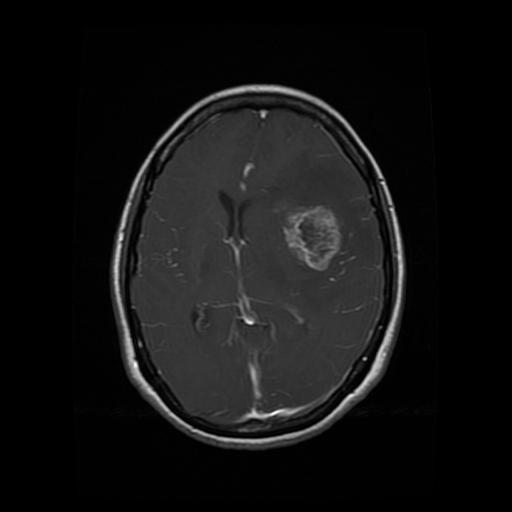
#> input picture dataset/Trainingbrain/glioma/Tr-gl_0316.jpg, 512 x 512 px; its folder holds only this picture in this run
$ jupyter execute --allow-errors brain_mri_preprocessing_pipeline_aug.ipynb   (shell and % lines are left out)
#> lines starting #> are read from the running program, lines starting #| are printed output that depends on the picture; after the words box and inside, x2 and y2 are one past the last pixel; in counts of white or black regions, pixels touching at a corner belong together
#> in process_split, img_bgr is the input picture: shape (512, 512, 3); min 0, max 255, mean 19
# Brain Tumor MRI Classification — Augmentation-Based Training Pipeline

**Objective:**
Train and evaluate a multi-class CNN for brain tumor classification using **data augmentation applied only to the training set**, and analyze its impact on generalization, robustness, and interpretability using Grad-CAM.

**Pipeline scope:**
- Input: Cropped MRI images produced by the preprocessing pipeline
- Model: ResNet-50 with full fine-tuning
- Training strategy: Augmentation on training data only, clean validation and test sets
- Evaluation: Accuracy, class-wise metrics, confusion matrix, inference time
- Interpretability: Grad-CAM and Guided Grad-CAM on the best validation model

[cell 1]

import os
from pathlib import Path

import numpy as np
import cv2
import imutils
import matplotlib.pyplot as plt
from tqdm import tqdm

## Dataset Paths and Preprocessing Configuration

This block defines all dataset paths and preprocessing parameters used throughout the project.
Separate root directories are specified for training and testing data to ensure a clean and reproducible data split.

The cropped output directories are defined explicitly, reflecting the decision to **store preprocessed images separately** rather than modifying the original dataset.
This allows the preprocessing step to be fully traceable and repeatable without data leakage.

Several key preprocessing parameters are configured here:
- `IMG_SIZE` defines the target spatial resolution for downstream processing and model input consistency.
- `THRESH_VAL` controls the threshold used to identify and remove empty or black regions in MRI images.
- `ADD_PIXELS` allows optional padding around detected regions, enabling fine control over cropping behavior.

By centralizing these parameters, the preprocessing pipeline can be easily adjusted, audited, and reused across both the augmentation and non-augmentation workflows.
This explicit configuration reflects a deliberate design choice rather than reliance on hard-coded defaults.

[cell 2]
# Change these if folders differ
TRAIN_ROOT = Path("/Users/shammi/Documents/Projects/BrainTumorProject/dataset/Trainingbrain")
TEST_ROOT  = Path("/Users/shammi/Documents/Projects/BrainTumorProject/dataset/Testingbrain")

OUT_TRAIN = Path("/Users/shammi/Documents/Projects/BrainTumorProject/dataset/cropped/Training")
OUT_TEST  = Path("/Users/shammi/Documents/Projects/BrainTumorProject/dataset/cropped/Testing")

IMG_SIZE = 256
THRESH_VAL = 45
ADD_PIXELS = 0

print("Train root:", TRAIN_ROOT)
print("Test root :", TEST_ROOT)
print("Out train :", OUT_TRAIN)
print("Out test  :", OUT_TEST)

## Class Discovery and Dataset Structure Validation

This utility function is used to automatically discover class labels based on the directory structure of the dataset.
Rather than hard-coding class names, the function dynamically lists valid subfolders, ensuring flexibility if classes are added or removed.

Hidden directories are explicitly excluded to avoid unintended artifacts from system files.
By applying the same logic to both training and testing directories, this step also serves as a **sanity check** to confirm consistent class structures across splits.

This approach improves robustness and reproducibility, and avoids manual label mismatches that could otherwise lead to silent training or evaluation errors.

[cell 3]
def list_classes(root_dir: Path):
    return sorted([p.name for p in root_dir.iterdir() if p.is_dir() and not p.name.startswith(".")])

train_classes = list_classes(TRAIN_ROOT)
#> (the rest of this cell did not finish here and is left out)

## Core Cropping Logic: Removal of Non-Informative Regions

This function implements the central preprocessing contribution of this project:
the **automatic removal of empty and non-informative regions** from brain MRI images.

The cropping strategy is based on detecting the **largest connected contour** in the image, which typically corresponds to the brain region, while excluding surrounding black background areas that do not contribute meaningful information to learning.

The process consists of:
- Converting the image to grayscale and applying Gaussian blur to reduce noise.
- Thresholding and morphological operations to isolate foreground regions.
- Identifying the largest contour by area as a proxy for the relevant anatomical structure.
- Cropping the image using extreme contour points (left, right, top, bottom) to form a tight region of interest.

A configurable padding parameter (`add_pixels`) allows controlled expansion of the cropped region if needed, while fallback logic ensures robustness in cases where no contour is detected.

This cropping step is intentionally performed **before resizing and augmentation**, ensuring that the model is trained on spatially meaningful content rather than background artifacts.
By explicitly removing blank regions, the network is encouraged to learn features from relevant anatomical structures, improving both training stability and interpretability.

[cell 4]
def crop_img(bgr_img: np.ndarray, thresh_val: int = 45, add_pixels: int = 0) -> np.ndarray:

#> called with thresh_val = 45, add_pixels = 0
    if bgr_img is None:
        return None

    gray = cv2.cvtColor(bgr_img, cv2.COLOR_BGR2GRAY)
    gray = cv2.GaussianBlur(gray, (3, 3), 0)

    mask = cv2.threshold(gray, thresh_val, 255, cv2.THRESH_BINARY)[1]
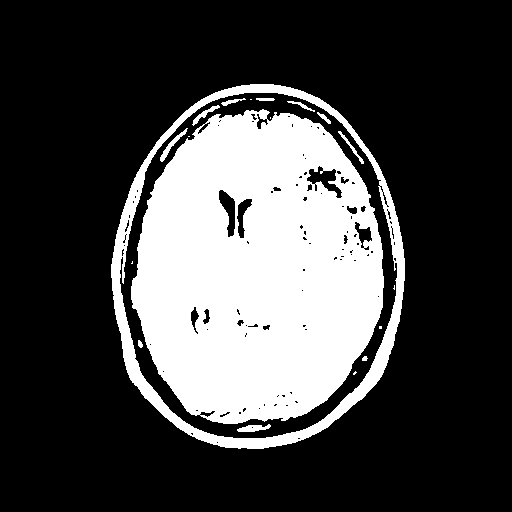
#> mask: shape (512, 512); 26.9% white; 19 white regions (7 under 20 px), largest, box (x1, y1, x2, y2) and area: (131, 109, 384, 424) 60040, (111, 84, 405, 449) 9553, (160, 128, 188, 162) 176
    mask = cv2.erode(mask, None, iterations=2)
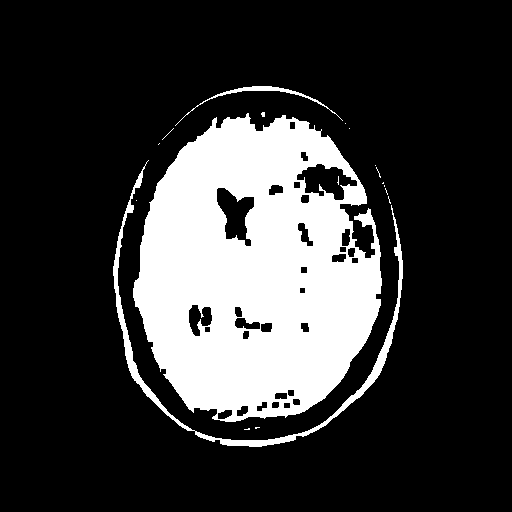
#> mask: shape (512, 512); 22% white; 18 white regions (15 under 20 px), largest, box (x1, y1, x2, y2) and area: (133, 113, 382, 422) 53637, (113, 160, 403, 447) 3354, (175, 86, 343, 126) 467
    mask = cv2.dilate(mask, None, iterations=2)
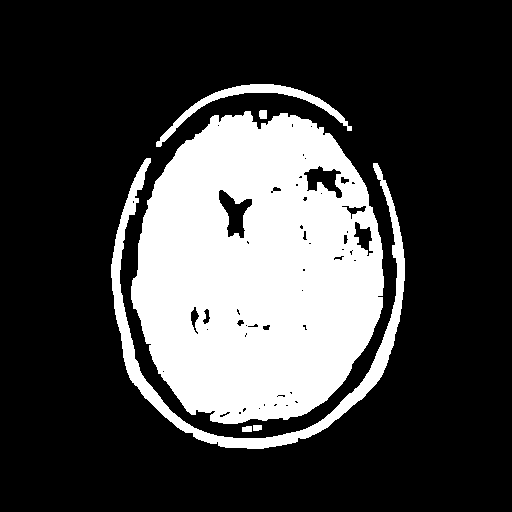
#> mask: shape (512, 512); 26% white; 6 white regions

    cnts = cv2.findContours(mask.copy(), cv2.RETR_EXTERNAL, cv2.CHAIN_APPROX_SIMPLE)
#> cnts = 6 contours; box (x1, y1, x2, y2) and area: (131, 111, 384, 424) 61144, (111, 158, 405, 449) 6390, (156, 84, 352, 147) 1420, (259, 110, 267, 119) 54, (242, 426, 252, 432) 42, (253, 425, 262, 431) 38
    cnts = imutils.grab_contours(cnts)
    if not cnts:
        return bgr_img  # fallback

    c = max(cnts, key=cv2.contourArea)
#> c = contour of 429 points, box (x1, y1, x2, y2) (131, 111, 384, 424), area 61144

    ext_left  = tuple(c[c[:, :, 0].argmin()][0])
#> ext_left = (131, 286)
    ext_right = tuple(c[c[:, :, 0].argmax()][0])
#> ext_right = (383, 287)
    ext_top   = tuple(c[c[:, :, 1].argmin()][0])
#> ext_top = (245, 111)
    ext_bot   = tuple(c[c[:, :, 1].argmax()][0])
#> ext_bot = (223, 423)

    x0 = max(ext_left[0]  - add_pixels, 0)
#> x0 = 131
    x1 = min(ext_right[0] + add_pixels, bgr_img.shape[1])
#> x1 = 383
    y0 = max(ext_top[1]   - add_pixels, 0)
#> y0 = 111
    y1 = min(ext_bot[1]   + add_pixels, bgr_img.shape[0])
#> y1 = 423

    cropped = bgr_img[y0:y1, x0:x1].copy()
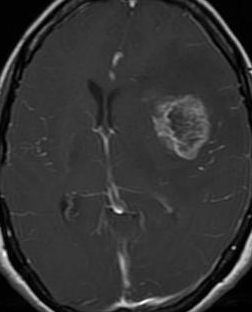
#> cropped: shape (312, 252, 3); min 0, max 255, mean 51.6
    return cropped if cropped.size else bgr_img

## Preprocessing Verification: Single-Image Cropping Demonstration

Before applying the cropping procedure to the full dataset, a single MRI image is processed as a demonstration and sanity check.
This step verifies that the cropping logic behaves as intended on a representative sample before large-scale preprocessing is performed.

The image is explicitly loaded and resized to a fixed resolution to standardize the input format.
The cropping function is then applied using the configured threshold and padding parameters, and the resulting shape is compared to the original image.

By printing the original and cropped dimensions, this block provides a transparent and reproducible check that the preprocessing step removes non-informative regions while preserving the relevant anatomical content.
This validation step helps prevent silent preprocessing errors from propagating into downstream training pipelines.

[cell 5]
demo_path = TRAIN_ROOT / "meningioma" / "Tr-me_0016.jpg"
img = cv2.imread(str(demo_path))

#> (the rest of this cell did not finish here and is left out)

## Visual Validation of Cropping Logic: Contours and Extreme Points

This block provides a visual explanation of how the cropping strategy operates internally.
Instead of treating the cropping function as a black box, intermediate steps are explicitly visualized to confirm correct behavior.

First, the largest foreground contour extracted from the thresholded mask is overlaid on the original MRI image.
Next, the extreme points of this contour (left, right, top, bottom) are highlighted to show how the bounding region of interest is determined.
Finally, the resulting cropped image is displayed, illustrating the effect of removing non-informative background regions.

This step serves as a qualitative sanity check, ensuring that the cropping logic consistently captures the relevant anatomical area before it is applied to the full dataset.
By visualizing each intermediate stage, this block increases transparency, debuggability, and confidence in the preprocessing pipeline.

[cell 6]
def demo_contour_and_points(bgr_img: np.ndarray, thresh_val=45):
    gray = cv2.cvtColor(bgr_img, cv2.COLOR_BGR2GRAY)
    gray = cv2.GaussianBlur(gray, (5, 5), 0)

    mask = cv2.threshold(gray, thresh_val, 255, cv2.THRESH_BINARY)[1]
    mask = cv2.erode(mask, None, iterations=2)
    mask = cv2.dilate(mask, None, iterations=2)

    cnts = cv2.findContours(mask.copy(), cv2.RETR_EXTERNAL, cv2.CHAIN_APPROX_SIMPLE)
    cnts = imutils.grab_contours(cnts)
    if not cnts:
        return bgr_img, bgr_img, bgr_img

    c = max(cnts, key=cv2.contourArea)

    extLeft  = tuple(c[c[:, :, 0].argmin()][0])
    extRight = tuple(c[c[:, :, 0].argmax()][0])
    extTop   = tuple(c[c[:, :, 1].argmin()][0])
    extBot   = tuple(c[c[:, :, 1].argmax()][0])

    img_cnt = cv2.drawContours(bgr_img.copy(), [c], -1, (0, 255, 255), 3)

    img_pnt = img_cnt.copy()
    img_pnt = cv2.circle(img_pnt, extLeft,  6, (0, 0, 255),   -1)
    img_pnt = cv2.circle(img_pnt, extRight, 6, (0, 255, 0),   -1)
    img_pnt = cv2.circle(img_pnt, extTop,   6, (255, 0, 0),   -1)
    img_pnt = cv2.circle(img_pnt, extBot,   6, (255, 255, 0), -1)

    return bgr_img, img_cnt, img_pnt

to_rgb = lambda x: cv2.cvtColor(x, cv2.COLOR_BGR2RGB)

#> (the rest of this cell did not finish here and is left out)

## Dataset-Wide Preprocessing: Split-Aware Cropping and Saving

This helper function applies the cropping procedure to an entire dataset split, either training or testing, while preserving the original class structure.
By processing each split independently, this design explicitly prevents data leakage between training and test sets.

For each class folder, images are loaded, cropped using the previously defined largest-contour strategy, resized to a fixed resolution, and saved to a dedicated output directory.
Only valid image files are processed, and unreadable files are safely skipped to ensure robustness during large-scale preprocessing.

The use of a single, parameterized function allows the same preprocessing logic to be consistently applied across different dataset splits while keeping configuration flexible.
Progress bars are included to provide transparency during long-running operations and to make preprocessing traceable and reproducible.

[cell 7]
def process_split(src_root: Path, dst_root: Path, img_size: int, thresh_val: int, add_pixels: int):
    dst_root.mkdir(parents=True, exist_ok=True)

    class_names = list_classes(src_root)
    print(f"\nProcessing: {src_root}  ->  {dst_root}")
    print("Classes:", class_names)

    for cls in class_names:
        src_dir = src_root / cls
        out_dir = dst_root / cls
        out_dir.mkdir(parents=True, exist_ok=True)

        files = [p for p in src_dir.iterdir() if p.suffix.lower() in [".jpg", ".jpeg", ".png"]]
        for p in tqdm(files, desc=f"Cropping {cls}", leave=False):
            img_bgr = cv2.imread(str(p))
            if img_bgr is None:
                continue

            cropped = crop_img(img_bgr, thresh_val=thresh_val, add_pixels=add_pixels)
            cropped = cv2.resize(cropped, (img_size, img_size))
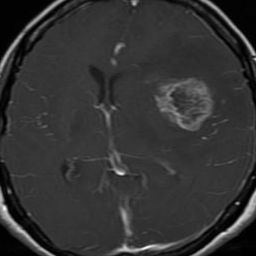
#> cropped: shape (256, 256, 3); min 0, max 253, mean 51.5
            cv2.imwrite(str(out_dir / p.name), cropped)

## Applying the Cropping Pipeline to the Training Dataset

This block executes the preprocessing pipeline for the **training split** using the previously defined helper function.
All training images are cropped, resized, and saved to a dedicated output directory while preserving the original class structure.

The preprocessing parameters (image size, threshold value, and optional padding) are passed explicitly, ensuring that the transformation applied to the training data is fully transparent and reproducible.
By running this step independently for the training split, the pipeline guarantees that preprocessing decisions are applied consistently while maintaining a strict separation from validation and test data.

This explicit execution step marks the transition from preprocessing design to dataset transformation and forms the foundation for the downstream training pipelines.

[cell 8]
process_split(
    src_root=TRAIN_ROOT,
    dst_root=OUT_TRAIN,
    img_size=IMG_SIZE,
    thresh_val=THRESH_VAL,
    add_pixels=ADD_PIXELS
)

## Applying the Cropping Pipeline to the Test Dataset

This block applies the same deterministic cropping and resizing procedure to the **test split** of the dataset.
Using identical preprocessing parameters for both training and test data ensures that performance differences are attributable to the learning process rather than preprocessing inconsistencies.

The test data is processed independently and stored in a separate output directory, preserving a strict separation between training and evaluation data.
This design prevents data leakage and guarantees that all reported performance metrics reflect true generalization to unseen data.

The resulting cropped test dataset serves as the final input for unbiased model evaluation and for qualitative analysis using Grad-CAM.

#> (a cell that did not finish here is left out)

#> (the rest of the program and of its run is left out)
